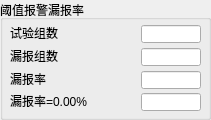
   <widget class="QGroupBox" name="groupBox_6">
    <property name="geometry">
     <rect>
      <x>790</x>
      <y>290</y>
      <width>211</width>
      <height>120</height>
     </rect>
    </property>
    <property name="title">
     <string>阈值报警漏报率</string>
    </property>
    <widget class="QLabel" name="label_33">
     <property name="geometry">
      <rect>
       <x>10</x>
       <y>25</y>
       <width>60</width>
       <height>16</height>
      </rect>
     </property>
     <property name="text">
      <string>试验组数</string>
     </property>
    </widget>
    <widget class="QLabel" name="label_34">
     <property name="geometry">
      <rect>
       <x>10</x>
       <y>48</y>
       <width>60</width>
       <height>16</height>
      </rect>
     </property>
     <property name="text">
      <string>漏报组数</string>
     </property>
    </widget>
    <widget class="QLabel" name="label_35">
     <property name="geometry">
      <rect>
       <x>10</x>
       <y>71</y>
       <width>48</width>
       <height>16</height>
      </rect>
     </property>
     <property name="text">
      <string>漏报率</string>
     </property>
    </widget>
    <widget class="QLabel" name="label_36">
     <property name="geometry">
      <rect>
       <x>10</x>
       <y>93</y>
       <width>116</width>
       <height>16</height>
      </rect>
     </property>
     <property name="text">
      <string>漏报率=0.00%</string>
     </property>
    </widget>
    <widget class="QLineEdit" name="s_warning_miss_sum">
     <property name="geometry">
      <rect>
       <x>141</x>
       <y>25</y>
       <width>60</width>
       <height>18</height>
      </rect>
     </property>
     <property name="readOnly">
      <bool>true</bool>
     </property>
    </widget>
    <widget class="QLineEdit" name="s_warning_miss_cnt">
     <property name="geometry">
      <rect>
       <x>141</x>
       <y>48</y>
       <width>60</width>
       <height>18</height>
      </rect>
     </property>
     <property name="readOnly">
      <bool>true</bool>
     </property>
    </widget>
    <widget class="QLineEdit" name="s_warning_miss_rate">
     <property name="geometry">
      <rect>
       <x>141</x>
       <y>71</y>
       <width>60</width>
       <height>18</height>
      </rect>
     </property>
     <property name="readOnly">
      <bool>true</bool>
     </property>
    </widget>
    <widget class="QLineEdit" name="s_warning_miss_pass">
     <property name="geometry">
      <rect>
       <x>141</x>
       <y>93</y>
       <width>60</width>
       <height>18</height>
      </rect>
     </property>
     <property name="readOnly">
      <bool>true</bool>
     </property>
    </widget>
   </widget>
